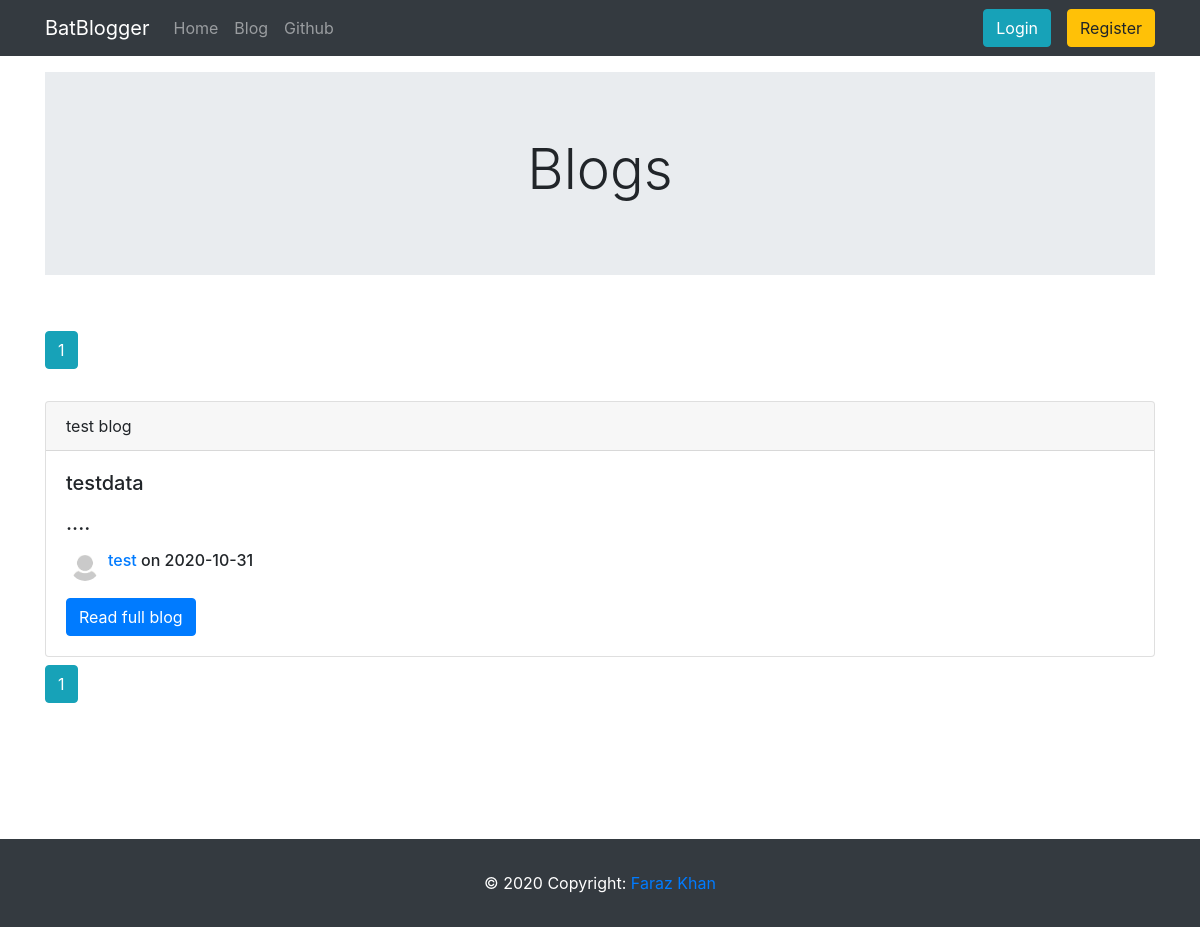
Page /blog on the committed database.
### blog/models.py (models this page shows, shortened)
class Post(db.Model):
    id = db.Column(db.Integer,primary_key=True)
    title = db.Column(db.String(100),nullable=False)
    date_posted = db.Column(db.DateTime,nullable=False,default=datetime.utcnow())
    content = db.Column(db.Text,nullable=False)
    user_id = db.Column(db.Integer,db.ForeignKey('user.id'),nullable=False)

class User(db.Model,UserMixin):
    id = db.Column(db.Integer,primary_key=True)
    username = db.Column(db.String(20),unique=True,nullable=False)
    email = db.Column(db.String(100),unique=True,nullable=False)
    image_file = db.Column(db.String(20),nullable=False,default='default.jpg')
    password = db.Column(db.String(60),nullable=False)
    posts = db.relationship('Post',backref='author',lazy=True)

### blog/main/routes.py (the view)
@main.route('/blog')
def blog():
    page = request.args.get('page',1,type=int)
    posts = Post.query.order_by(Post.date_posted.desc()).paginate(page=page,per_page=4)
    return render_template('home.html',posts=posts)

### blog/templates/home.html (shortened to what this page needs)
{% extends "base.html" %}
{% block content %}
<div style="margin-bottom:200px;" class="container">
<div class="mt-3 jumbotron jumbotron-fluid">
    <div class="container text-center">
      <h1 class="display-4">Blogs</h1>
    </div>
  </div>
<br>
<div class="my-auto">
{% for page_num in posts.iter_pages(left_edge=1,right_edge=1,left_current=1,right_current=2) %}
{% if page_num %}
  {% if posts.page == page_num %}
  <a class="btn btn-info mb-4" href="{{url_for('main.blog',page=page_num)}}">{{page_num}}</a>
  {% else %}
  <a class="btn btn-outline-info mb-4" href="{{url_for('main.blog',page=page_num)}}">{{page_num}}</a>
  {% endif %}
{% else %}
...
{% endif %}
{% endfor %}
</div>
{% for post in posts.items %}
<div class="card my-2">
    <div class="card-header">
      {{post.title}}
    </div>
    <div class="card-body">
      <h5 class="card-text">{{post.content[:300]|markdown}}....</h5>
      <div class="row mx-1 my-3">
        <img class="rounded-circle mr-1" src="{{ url_for('static',filename='profilepics/' + post.author.image_file)}}" width="30" height="30">
        <h6 class="card-title ml-1"><a href="{{url_for('main.user',username=post.author.username)}}">{{post.author.username}}</a> on {{post.date_posted.strftime('%Y-%m-%d')}}</h6>
      </div>
      <a href="{{url_for('posts.post',id=post.id)}}" class="btn btn-primary">Read full blog</a>
    </div>
  </div>
{% endfor %}
<div class="my-auto">
{% for page_num in posts.iter_pages(left_edge=1,right_edge=1,left_current=1,right_current=2) %}
{% if page_num %}
  {% if posts.page == page_num %}
  <a class="btn btn-info mb-4" href="{{url_for('main.blog',page=page_num)}}">{{page_num}}</a>
  {% else %}
  <a class="btn btn-outline-info mb-4" href="{{url_for('main.blog',page=page_num)}}">{{page_num}}</a>
  {% endif %}
{% else %}
...
{% endif %}
{% endfor %}
</div>
</div>
{% endblock content %}

### rows in the picture
Post: title "test blog", content "testdata", image_file (placeholder picture), author.username "test", date_posted "2020-10-31"

### other values in the picture
{{ page_num }} "1"
